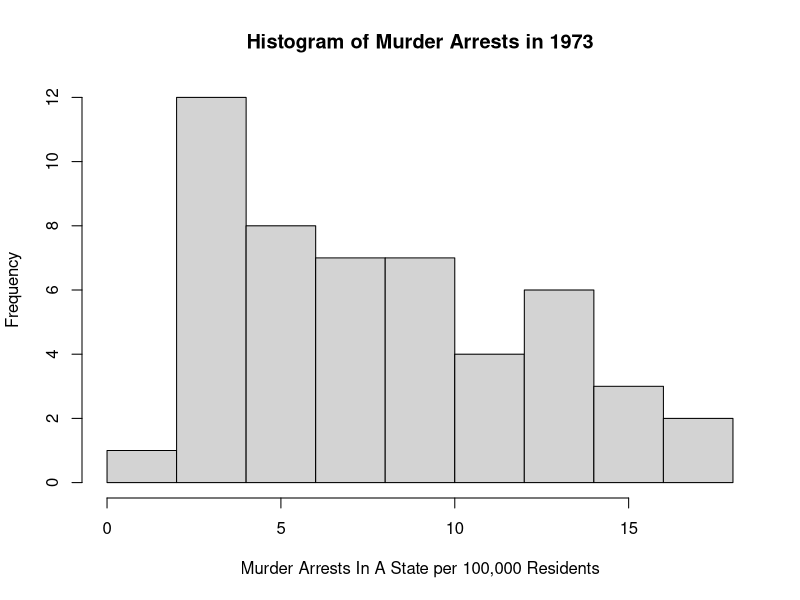
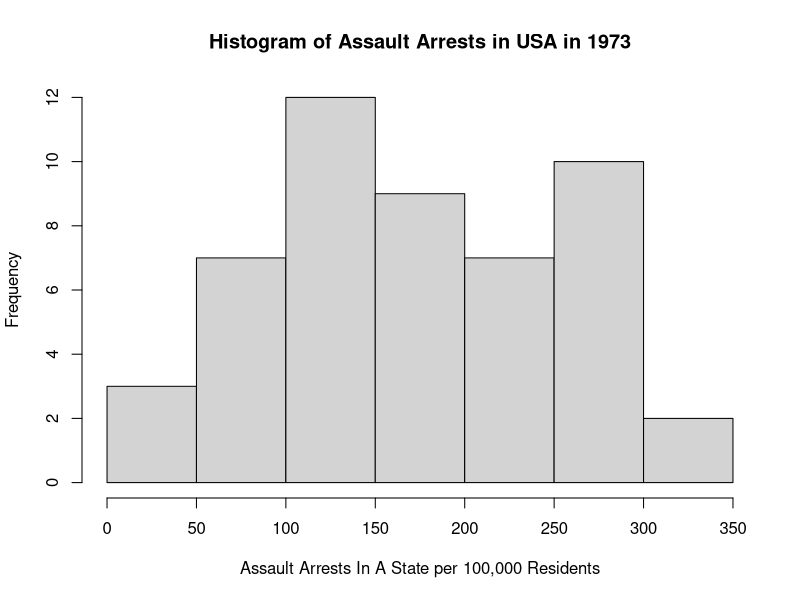
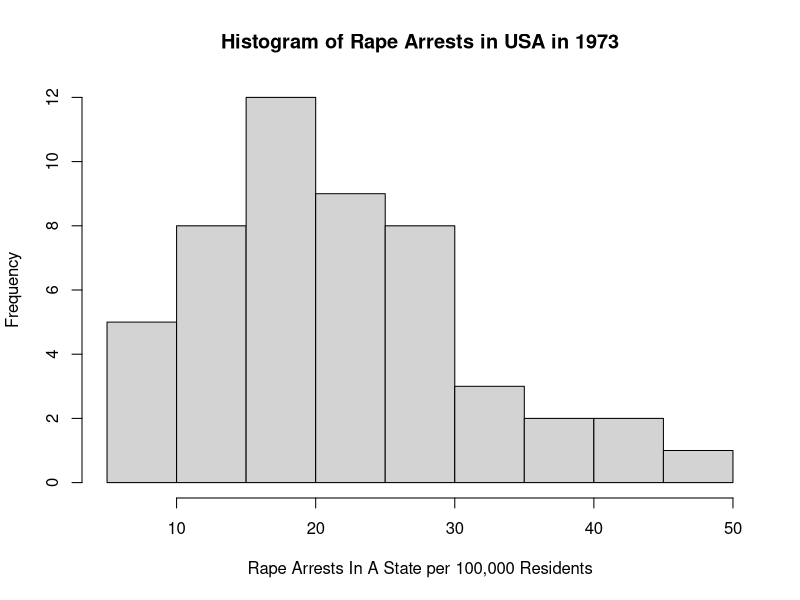
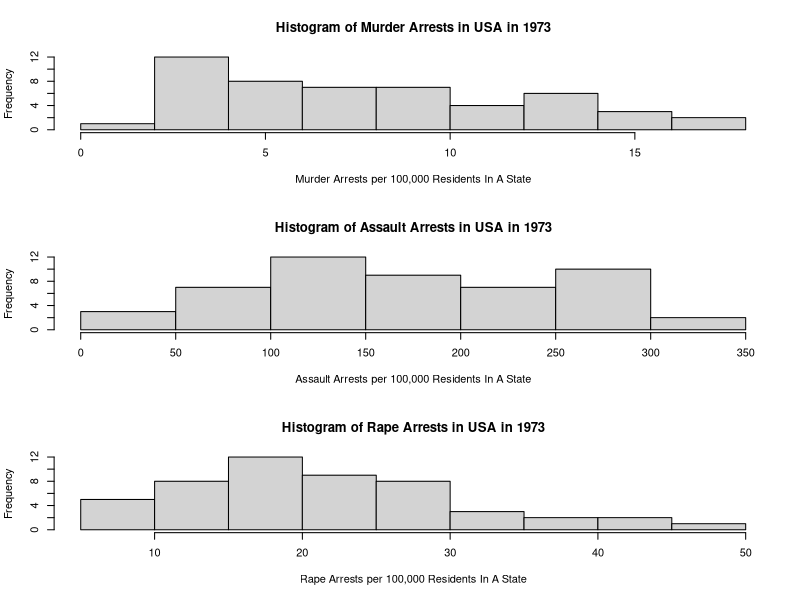
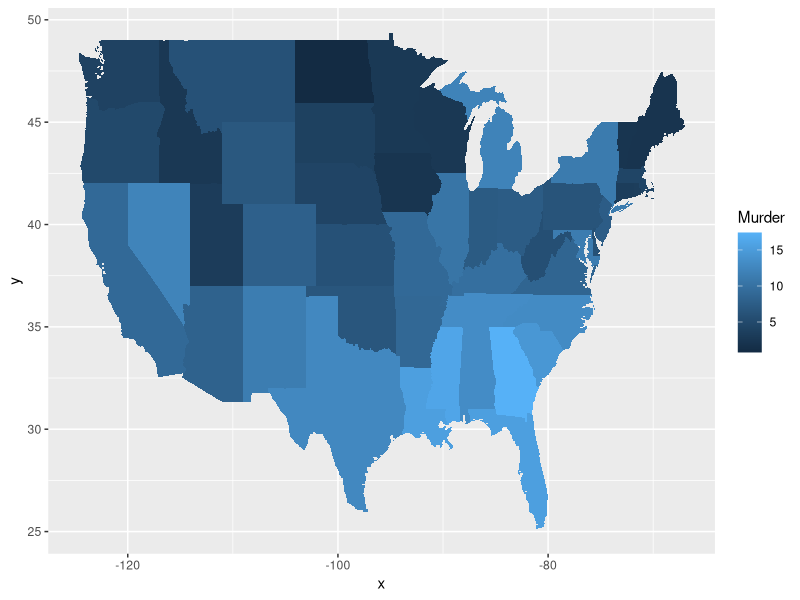

Here is the R script that generated these plots, in order:
## ---- chunk 1
library(datasets)
## ---- chunk 2
dat<-USArrests
## ---- chunk 3
dat$state <- tolower(rownames(USArrests))
## ---- chunk 4
names(dat)
## ---- chunk 5
hist(dat$Murder,main="Histogram of Murder Arrests in 1973", xlab="Murder Arrests In A State per 100,000 Residents", ylab="Frequency")
## ---- chunk 6
summary(dat$Murder)
## ---- chunk 7
hist(dat$Assault,main="Histogram of Assault Arrests in USA in 1973", xlab="Assault Arrests In A State per 100,000 Residents", ylab="Frequency")
summary(dat$Assault)


hist(dat$Rape,main="Histogram of Rape Arrests in USA in 1973", xlab="Rape Arrests In A State per 100,000 Residents", ylab="Frequency")
summary(dat$Rape)


par(mfrow=c(3,1))
hist(dat$Murder,main="Histogram of Murder Arrests in USA in 1973", xlab="Murder Arrests per 100,000 Residents In A State", ylab="Frequency")
hist(dat$Assault,main="Histogram of Assault Arrests in USA in 1973", xlab="Assault Arrests per 100,000 Residents In A State", ylab="Frequency")
hist(dat$Rape,main="Histogram of Rape Arrests in USA in 1973", xlab="Rape Arrests per 100,000 Residents In A State", ylab="Frequency")
## ---- chunk 8
library('maps') 
library('ggplot2') 

ggplot(dat, aes(map_id=state, fill=Murder)) + 
  geom_map(map=map_data("state")) + 
  expand_limits(x=map_data("state")$long, y=map_data("state")$lat)
